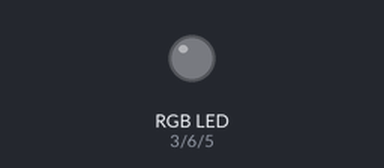
Bench run of a sketch on a simulated Arduino Uno, built with avr-gcc and run on an emulated ATmega328P. Shown: an RGB LED mixed from three pins (HIGH = lit).

Above: at 0.15 s.
At 7.66 s:
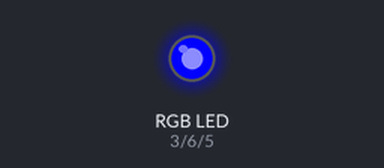
At 19.99 s:
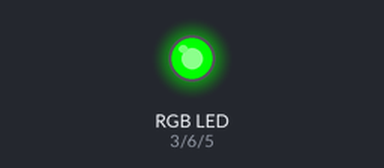
At 39.84 s:
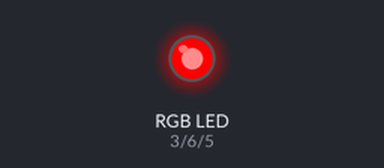
Timing chart, 0 to 40.0 s (numbered marks = the images above):
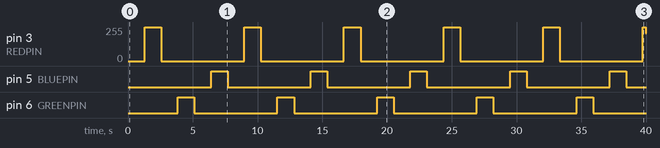

The sketch:

xmas.ino
```cpp
// color swirl! connect an RGB LED to the PWM pins as indicated
// in the #defines
// public domain, enjoy!

#define REDPIN 3
#define GREENPIN 6
#define BLUEPIN 5

#define FADESPEED 5 // make this higher to slow down

void setup()
{

  pinMode(REDPIN, OUTPUT);
  pinMode(GREENPIN, OUTPUT);
  pinMode(BLUEPIN, OUTPUT);
}

void loop()

{
    int v, p;
    int pins[3];
    pins[0] = REDPIN;
    pins[1] = GREENPIN;
    pins[2] = BLUEPIN;

  for (p = 0; p < 3; p++){
    for (v = 0; v < 256; v++) {
        analogWrite(pins[p], v);
        delay(FADESPEED);
    }
    for (v = 255; v >= 0; v--) {
        analogWrite(pins[p], v);
        delay(FADESPEED);
    }
  }
}
```

Measured:
- by itself, pin 3 (REDPIN): 0/255 → 255/255 at 1.3 s, → 0/255 1.3 s later, → 255/255 6.4 s later, → 0/255 1.3 s later, … (12 changes in this stretch)
- by itself, pin 5 (BLUEPIN), pin 6 (GREENPIN): alternates HIGH for 1.3 s and LOW for 6.4 s
